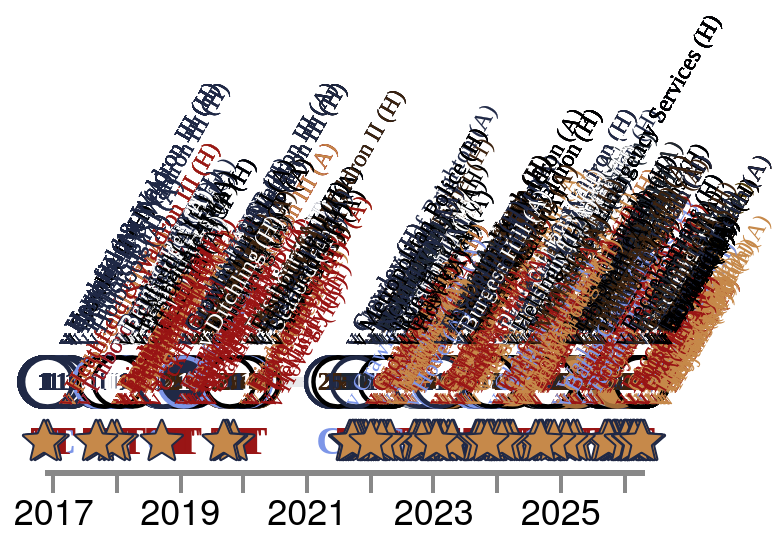

Vega-Lite specification stored for this chart:
### Vega-Lite specification from a JSON file in a GitHub repository (floating-point values rounded to 4 significant figures; data arrays with more than 128 entries replaced by an {"elided": "..."} marker saying what was removed)
{"config": {"axis": {"labelFont": "PT Sans Narrow, Helvetica Neue, Helvetica, Arial, sans-serif", "titleFont": "PT Sans Narrow, Helvetica Neue, Helvetica, Arial, sans-serif", "labelFontSize": 13, "titleFontSize": 24, "gridColor": "#202947", "gridOpacity": 0.2, "zindex": 1}, "text": {"font": "Lato, sans-serif"}, "bar": {"cornerRadiusEnd": 5}, "header": {"labelFont": "PT Sans Narrow, Helvetica Neue, Helvetica, Arial, sans-serif", "titleFont": "PT Sans Narrow, Helvetica Neue, Helvetica, Arial, sans-serif", "labelFontSize": 24, "titleFontSize": 28, "labelFontWeight": "bold", "orient": "left"}, "legend": {"labelFont": "PT Sans Narrow, Helvetica Neue, Helvetica, Arial, sans-serif", "titleFont": "PT Sans Narrow, Helvetica Neue, Helvetica, Arial, sans-serif", "labelFontSize": 14, "titleFontSize": 16, "titlePadding": 5, "fillColor": "white", "strokeColor": "black", "padding": 10, "titleFontWeight": "lighter", "titleFontStyle": "italic", "titleColor": "gray", "offset": 10}, "title": {"font": "PT Sans Narrow, Helvetica Neue, Helvetica, Arial, sans-serif", "fontSize": 48, "fontWeight": "bold", "anchor": "start", "align": "center", "titlePadding": 20, "subtitlePadding": 10, "subtitleFontSize": 13, "subtitleColor": "", "subtitleFontStyle": "italic", "offset": 15, "color": "black"}, "axisX": {"labelAngle": 0}, "facet": {"title": null, "header": null, "align": {"row": "each", "column": "each"}}, "resolve": {"scale": {"y": "independent", "facet": "independent"}}, "background": "transparent", "scale": {"offsetBandPaddingOuter": 0.2, "offsetBandPaddingInner": 0.1}, "view": {"stroke": null, "background": "transparent"}}, "layer": [{"mark": {"type": "line", "color": "#202946", "opacity": 0.1, "strokeWidth": 5}, "encoding": {"tooltip": [{"field": "player", "title": "Player", "type": "nominal"}, {"field": "event_label", "title": "Milestone", "type": "nominal"}, {"field": "event_date_label", "title": "Date", "type": "nominal"}, {"field": "detail", "title": "Match", "type": "nominal"}, {"field": "result_label", "title": "Result", "type": "nominal"}, {"field": "squad_label", "title": "Squad", "type": "nominal"}], "x": {"axis": {"domainWidth": 3, "format": "%Y", "grid": false, "labelAngle": 0, "labelFlush": false, "labelFontSize": 18, "tickCount": "year", "tickSize": 10, "tickWidth": 2, "title": null}, "field": "date", "type": "temporal"}, "y": {"axis": null, "field": "row_type", "type": "nominal"}}, "transform": [{"filter": "(datum.row_type === 'appearance')"}]}, {"mark": {"type": "point", "filled": true, "opacity": 1, "shape": "circle", "size": 600, "strokeWidth": 2.2}, "encoding": {"color": {"field": "symbol_fill", "legend": null, "scale": null, "type": "nominal"}, "stroke": {"field": "symbol_stroke", "legend": null, "scale": null, "type": "nominal"}, "tooltip": [{"field": "player", "title": "Player", "type": "nominal"}, {"field": "event_label", "title": "Milestone", "type": "nominal"}, {"field": "event_date_label", "title": "Date", "type": "nominal"}, {"field": "detail", "title": "Match", "type": "nominal"}, {"field": "result_label", "title": "Result", "type": "nominal"}, {"field": "squad_label", "title": "Squad", "type": "nominal"}], "x": {"axis": {"domainWidth": 3, "format": "%Y", "grid": false, "labelAngle": 0, "labelFlush": false, "labelFontSize": 18, "tickCount": "year", "tickSize": 10, "tickWidth": 2, "title": null}, "field": "date", "type": "temporal"}, "y": {"axis": null, "field": "row_type", "type": "nominal"}}, "transform": [{"filter": "(datum.row_type === 'appearance')"}]}, {"mark": {"type": "text", "align": "center", "baseline": "middle", "font": "PT Sans Narrow", "fontSize": 13, "fontWeight": "bold"}, "encoding": {"color": {"field": "symbol_text_color", "legend": null, "scale": null, "type": "nominal"}, "text": {"field": "symbol_text", "type": "nominal"}, "tooltip": [{"field": "player", "title": "Player", "type": "nominal"}, {"field": "event_label", "title": "Milestone", "type": "nominal"}, {"field": "event_date_label", "title": "Date", "type": "nominal"}, {"field": "detail", "title": "Match", "type": "nominal"}, {"field": "result_label", "title": "Result", "type": "nominal"}, {"field": "squad_label", "title": "Squad", "type": "nominal"}], "x": {"axis": {"domainWidth": 3, "format": "%Y", "grid": false, "labelAngle": 0, "labelFlush": false, "labelFontSize": 18, "tickCount": "year", "tickSize": 10, "tickWidth": 2, "title": null}, "field": "date", "type": "temporal"}, "y": {"axis": null, "field": "row_type", "type": "nominal"}}, "transform": [{"filter": "((datum.row_type === 'appearance') && (datum.symbol_text !== ''))"}]}, {"mark": {"type": "text", "align": "center", "baseline": "middle", "font": "PT Sans Narrow", "fontSize": 20, "fontWeight": "bold"}, "encoding": {"color": {"field": "symbol_text_color", "legend": null, "scale": null, "type": "nominal"}, "text": {"field": "symbol_text", "type": "nominal"}, "tooltip": [{"field": "player", "title": "Player", "type": "nominal"}, {"field": "event_label", "title": "Milestone", "type": "nominal"}, {"field": "event_date_label", "title": "Date", "type": "nominal"}, {"field": "detail", "title": "Match", "type": "nominal"}, {"field": "result_label", "title": "Result", "type": "nominal"}, {"field": "squad_label", "title": "Squad", "type": "nominal"}], "x": {"axis": {"domainWidth": 3, "format": "%Y", "grid": false, "labelAngle": 0, "labelFlush": false, "labelFontSize": 18, "tickCount": "year", "tickSize": 10, "tickWidth": 2, "title": null}, "field": "date", "type": "temporal"}, "y": {"axis": null, "field": "row_type", "type": "nominal"}}, "transform": [{"filter": "((datum.row_type === 'event') && (datum.event_key !== 'motm'))"}]}, {"mark": {"type": "point", "opacity": 1, "size": 10, "strokeWidth": 1}, "encoding": {"fill": {"field": "symbol_fill", "legend": null, "scale": null, "type": "nominal"}, "shape": {"field": "symbol_shape", "legend": null, "scale": null, "type": "nominal"}, "stroke": {"field": "symbol_stroke", "legend": null, "scale": null, "type": "nominal"}, "tooltip": [{"field": "player", "title": "Player", "type": "nominal"}, {"field": "event_label", "title": "Milestone", "type": "nominal"}, {"field": "event_date_label", "title": "Date", "type": "nominal"}, {"field": "detail", "title": "Match", "type": "nominal"}, {"field": "result_label", "title": "Result", "type": "nominal"}, {"field": "squad_label", "title": "Squad", "type": "nominal"}], "x": {"axis": {"domainWidth": 3, "format": "%Y", "grid": false, "labelAngle": 0, "labelFlush": false, "labelFontSize": 18, "tickCount": "year", "tickSize": 10, "tickWidth": 2, "title": null}, "field": "date", "type": "temporal"}, "y": {"axis": null, "field": "row_type", "type": "nominal"}}, "transform": [{"filter": "(datum.event_key === 'motm')"}]}, {"mark": {"type": "text", "align": "left", "angle": 300, "baseline": "bottom", "color": "#4a5568", "font": "PT Sans Narrow", "fontSize": 12, "xOffset": 15, "yOffset": -15}, "encoding": {"color": {"field": "symbol_text_color", "legend": null, "scale": null, "type": "nominal"}, "text": {"field": "detail", "type": "nominal"}, "tooltip": [{"field": "player", "title": "Player", "type": "nominal"}, {"field": "event_label", "title": "Milestone", "type": "nominal"}, {"field": "event_date_label", "title": "Date", "type": "nominal"}, {"field": "detail", "title": "Match", "type": "nominal"}, {"field": "result_label", "title": "Result", "type": "nominal"}, {"field": "squad_label", "title": "Squad", "type": "nominal"}], "x": {"axis": {"domainWidth": 3, "format": "%Y", "grid": false, "labelAngle": 0, "labelFlush": false, "labelFontSize": 18, "tickCount": "year", "tickSize": 10, "tickWidth": 2, "title": null}, "field": "date", "type": "temporal"}, "y": {"axis": null, "field": "row_type", "type": "nominal"}}}], "data": {"name": "data-eff0e30985dc711a2f79465bad286c43"}, "height": 60, "resolve": {"scale": {"shape": "independent", "x": "shared", "y": "shared"}}, "width": "container", "$schema": "https://vega.github.io/schema/vega-lite/v5.20.1.json", "datasets": {"data-eff0e30985dc711a2f79465bad286c43": {"elided": "1216 records"}}}
